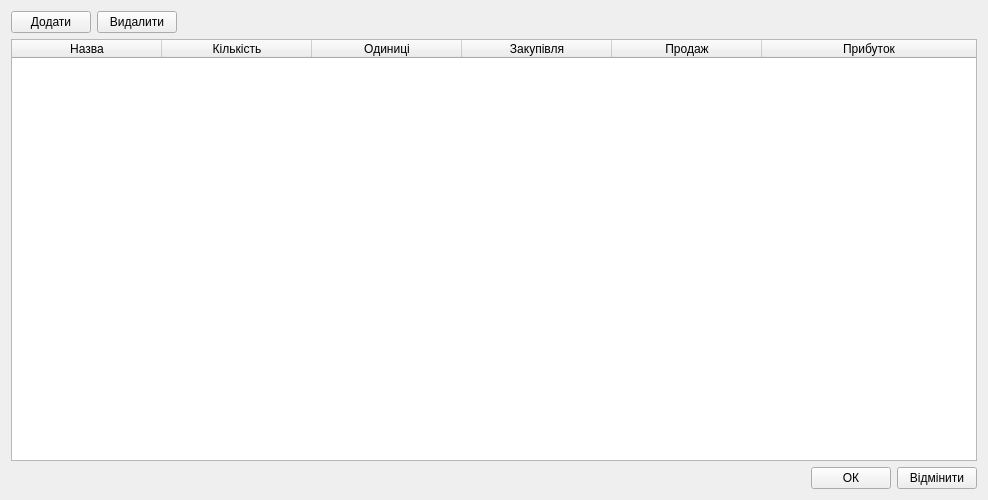
<?xml version="1.0" encoding="UTF-8"?>
<ui version="4.0">
 <class>addItemsForm</class>
 <widget class="QWidget" name="addItemsForm">
  <property name="geometry">
   <rect>
    <x>0</x>
    <y>0</y>
    <width>988</width>
    <height>500</height>
   </rect>
  </property>
  <property name="sizePolicy">
   <sizepolicy hsizetype="Preferred" vsizetype="Preferred">
    <horstretch>0</horstretch>
    <verstretch>0</verstretch>
   </sizepolicy>
  </property>
  <property name="minimumSize">
   <size>
    <width>640</width>
    <height>500</height>
   </size>
  </property>
  <property name="maximumSize">
   <size>
    <width>16777215</width>
    <height>16777215</height>
   </size>
  </property>
  <property name="windowTitle">
   <string>Додавання товару</string>
  </property>
  <layout class="QHBoxLayout" name="horizontalLayout_7">
   <item>
    <layout class="QVBoxLayout" name="verticalLayout">
     <property name="sizeConstraint">
      <enum>QLayout::SetMaximumSize</enum>
     </property>
     <item>
      <layout class="QHBoxLayout" name="horizontalLayout_6">
       <item>
        <layout class="QHBoxLayout" name="horizontalLayout">
         <item>
          <widget class="QPushButton" name="pushButton_additemsform_add">
           <property name="text">
            <string>Додати</string>
           </property>
          </widget>
         </item>
         <item>
          <widget class="QPushButton" name="pushButton_additemsform_delete">
           <property name="text">
            <string>Видалити</string>
           </property>
          </widget>
         </item>
         <item>
          <spacer name="horizontalSpacer_3">
           <property name="orientation">
            <enum>Qt::Horizontal</enum>
           </property>
           <property name="sizeHint" stdset="0">
            <size>
             <width>40</width>
             <height>20</height>
            </size>
           </property>
          </spacer>
         </item>
        </layout>
       </item>
      </layout>
     </item>
     <item>
      <layout class="QHBoxLayout" name="horizontalLayout_2">
       <item>
        <widget class="QTableWidget" name="tableWidget_additemsform_table">
         <property name="enabled">
          <bool>true</bool>
         </property>
         <property name="sizePolicy">
          <sizepolicy hsizetype="Preferred" vsizetype="Preferred">
           <horstretch>0</horstretch>
           <verstretch>0</verstretch>
          </sizepolicy>
         </property>
         <property name="minimumSize">
          <size>
           <width>627</width>
           <height>405</height>
          </size>
         </property>
         <property name="maximumSize">
          <size>
           <width>16777215</width>
           <height>16777215</height>
          </size>
         </property>
         <property name="sizeIncrement">
          <size>
           <width>10</width>
           <height>10</height>
          </size>
         </property>
         <property name="cursor" stdset="0">
          <cursorShape>ArrowCursor</cursorShape>
         </property>
         <property name="tabletTracking">
          <bool>true</bool>
         </property>
         <property name="focusPolicy">
          <enum>Qt::TabFocus</enum>
         </property>
         <property name="sizeAdjustPolicy">
          <enum>QAbstractScrollArea::AdjustIgnored</enum>
         </property>
         <property name="autoScroll">
          <bool>true</bool>
         </property>
         <property name="autoScrollMargin">
          <number>16</number>
         </property>
         <property name="editTriggers">
          <set>QAbstractItemView::AllEditTriggers</set>
         </property>
         <property name="tabKeyNavigation">
          <bool>true</bool>
         </property>
         <property name="showDropIndicator" stdset="0">
          <bool>false</bool>
         </property>
         <property name="dragDropOverwriteMode">
          <bool>false</bool>
         </property>
         <property name="alternatingRowColors">
          <bool>true</bool>
         </property>
         <property name="selectionMode">
          <enum>QAbstractItemView::SingleSelection</enum>
         </property>
         <property name="selectionBehavior">
          <enum>QAbstractItemView::SelectItems</enum>
         </property>
         <property name="rowCount">
          <number>0</number>
         </property>
         <attribute name="horizontalHeaderVisible">
          <bool>true</bool>
         </attribute>
         <attribute name="horizontalHeaderCascadingSectionResizes">
          <bool>true</bool>
         </attribute>
         <attribute name="horizontalHeaderDefaultSectionSize">
          <number>150</number>
         </attribute>
         <attribute name="horizontalHeaderMinimumSectionSize">
          <number>31</number>
         </attribute>
         <attribute name="horizontalHeaderStretchLastSection">
          <bool>true</bool>
         </attribute>
         <attribute name="verticalHeaderVisible">
          <bool>true</bool>
         </attribute>
         <attribute name="verticalHeaderCascadingSectionResizes">
          <bool>true</bool>
         </attribute>
         <attribute name="verticalHeaderStretchLastSection">
          <bool>false</bool>
         </attribute>
         <column>
          <property name="text">
           <string>Назва</string>
          </property>
         </column>
         <column>
          <property name="text">
           <string>Кількість</string>
          </property>
         </column>
         <column>
          <property name="text">
           <string>Одиниці</string>
          </property>
         </column>
         <column>
          <property name="text">
           <string>Закупівля</string>
          </property>
         </column>
         <column>
          <property name="text">
           <string>Продаж</string>
          </property>
         </column>
         <column>
          <property name="text">
           <string>Прибуток</string>
          </property>
         </column>
        </widget>
       </item>
      </layout>
     </item>
     <item>
      <layout class="QHBoxLayout" name="horizontalLayout_5">
       <item>
        <layout class="QHBoxLayout" name="horizontalLayout_3">
         <item>
          <spacer name="horizontalSpacer">
           <property name="orientation">
            <enum>Qt::Horizontal</enum>
           </property>
           <property name="sizeHint" stdset="0">
            <size>
             <width>40</width>
             <height>20</height>
            </size>
           </property>
          </spacer>
         </item>
         <item>
          <widget class="QPushButton" name="pushButton_additemsform_ok">
           <property name="text">
            <string>ОК</string>
           </property>
          </widget>
         </item>
         <item>
          <widget class="QPushButton" name="pushButton_additemsform_cancel">
           <property name="text">
            <string>Відмінити</string>
           </property>
          </widget>
         </item>
        </layout>
       </item>
      </layout>
     </item>
    </layout>
   </item>
  </layout>
 </widget>
 <resources/>
 <connections/>
</ui>
